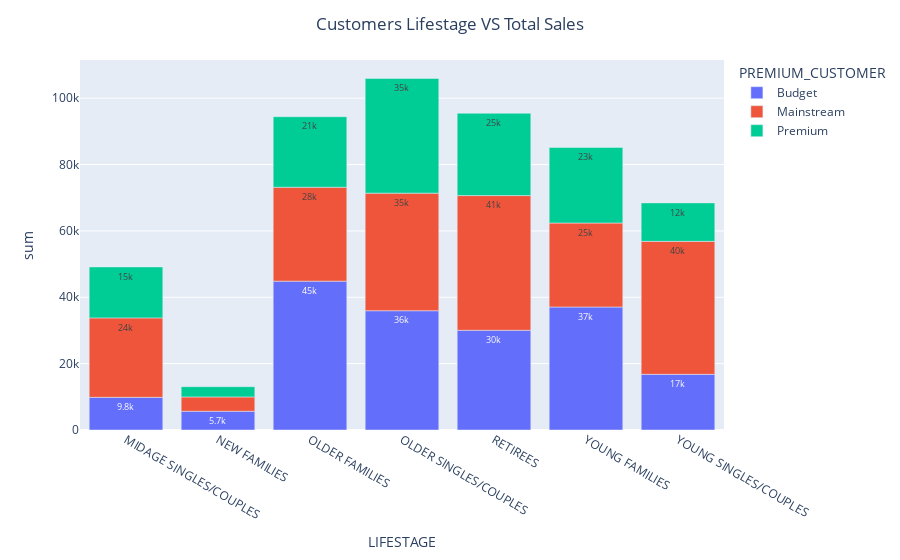

The notebook cell saved with this chart:
### Code cell
fig = px.bar(chips_group_2, chips_group_2['LIFESTAGE'], chips_group_2['sum'], chips_group_2['PREMIUM_CUSTOMER'], text=(chips_group_2['sum']) )
fig.update_traces(texttemplate='%{text:.2s}', textposition='inside')
fig.update_layout(title='Customers Lifestage VS Total Sales (Jul 2018 - Jul 2019)',title_x=0.5,uniformtext_minsize=8, uniformtext_mode='hide')
fig.show()

### Figure 1 — Plotly figure (JSON) as saved in the notebook; plotly's stock layout.template omitted (floating-point values rounded to 4 significant figures)
{"data": [{"alignmentgroup": "True", "hovertemplate": "PREMIUM_CUSTOMER=Budget<br>LIFESTAGE=%{x}<br>sum=%{text}<extra></extra>", "legendgroup": "Budget", "marker": {"color": "#636efa"}, "name": "Budget", "offsetgroup": "Budget", "orientation": "v", "showlegend": true, "text": [9838.0, 5651.0, 44860.0, 35940.0, 30050.0, 37060.0, 16780.0], "textposition": "inside", "texttemplate": "%{text:.2s}", "type": "bar", "x": ["MIDAGE SINGLES/COUPLES", "NEW FAMILIES", "OLDER FAMILIES", "OLDER SINGLES/COUPLES", "RETIREES", "YOUNG FAMILIES", "YOUNG SINGLES/COUPLES"], "xaxis": "x", "y": [9838.0, 5651.0, 44860.0, 35940.0, 30050.0, 37060.0, 16780.0], "yaxis": "y"}, {"alignmentgroup": "True", "hovertemplate": "PREMIUM_CUSTOMER=Mainstream<br>LIFESTAGE=%{x}<br>sum=%{text}<extra></extra>", "legendgroup": "Mainstream", "marker": {"color": "#EF553B"}, "name": "Mainstream", "offsetgroup": "Mainstream", "orientation": "v", "showlegend": true, "text": [23950.0, 4307.0, 28300.0, 35440.0, 40590.0, 25320.0, 40070.0], "textposition": "inside", "texttemplate": "%{text:.2s}", "type": "bar", "x": ["MIDAGE SINGLES/COUPLES", "NEW FAMILIES", "OLDER FAMILIES", "OLDER SINGLES/COUPLES", "RETIREES", "YOUNG FAMILIES", "YOUNG SINGLES/COUPLES"], "xaxis": "x", "y": [23950.0, 4307.0, 28300.0, 35440.0, 40590.0, 25320.0, 40070.0], "yaxis": "y"}, {"alignmentgroup": "True", "hovertemplate": "PREMIUM_CUSTOMER=Premium<br>LIFESTAGE=%{x}<br>sum=%{text}<extra></extra>", "legendgroup": "Premium", "marker": {"color": "#00cc96"}, "name": "Premium", "offsetgroup": "Premium", "orientation": "v", "showlegend": true, "text": [15350.0, 3087.0, 21260.0, 34540.0, 24800.0, 22780.0, 11600.0], "textposition": "inside", "texttemplate": "%{text:.2s}", "type": "bar", "x": ["MIDAGE SINGLES/COUPLES", "NEW FAMILIES", "OLDER FAMILIES", "OLDER SINGLES/COUPLES", "RETIREES", "YOUNG FAMILIES", "YOUNG SINGLES/COUPLES"], "xaxis": "x", "y": [15350.0, 3087.0, 21260.0, 34540.0, 24800.0, 22780.0, 11600.0], "yaxis": "y"}], "layout": {"barmode": "relative", "legend": {"title": {"text": "PREMIUM_CUSTOMER"}, "tracegroupgap": 0}, "margin": {"t": 60}, "title": {"text": "Customers Lifestage VS Total Sales", "x": 0.5}, "uniformtext": {"minsize": 8, "mode": "hide"}, "xaxis": {"anchor": "y", "domain": [0, 1], "title": {"text": "LIFESTAGE"}}, "yaxis": {"anchor": "x", "domain": [0, 1], "title": {"text": "sum"}}}}
